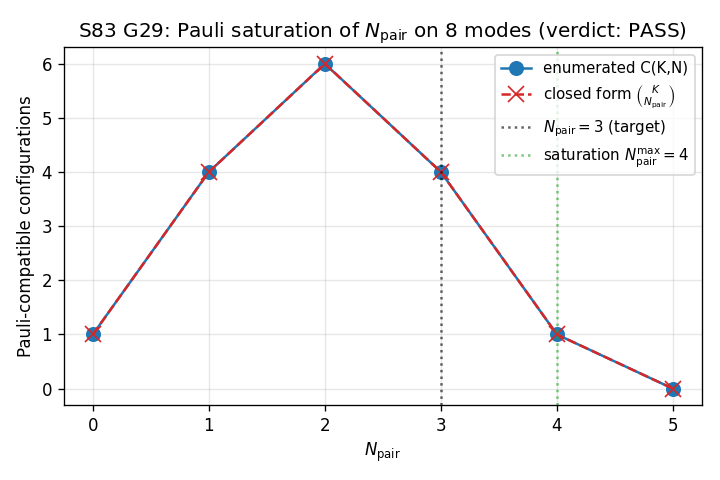

Write the Python code that produced this figure.
#!/usr/bin/env python3
"""
S83 Wave 3 Gate G29 -- MULTIPAIR-N3-SATURATION
==============================================

Gate: S83-MULTIPAIR-N3-SATURATION  [VERIFY-THEOREM]
Classification: PARTICLE + PHONONIC
Owner: landau-condensed-matter-theorist

Purpose:
  Verify that the canonical 8-mode Bogoliubov Hilbert space can host
  N_pair = 3 Cooper pairs without violating Pauli exclusion. This is
  the natural extension of the S59/S60/S61 multipair pair-transfer
  construction (N_pair in {1, 2}) to the next admissible fermion-
  parity sector.

Phononic framing:
  Each Cooper pair is a phononic composite excitation: a bound
  (k, -k) / (spin_up, spin_down) pattern on the substrate. Two pairs
  cannot share the same k-level (Pauli), so the maximum number of
  non-overlapping pairs on an N_mode Bogoliubov space is N_mode / 2.
  For the canonical 8-mode basis (S36: 4 B2 + 1 B1 + 3 B3), the
  saturation bound is floor(8/2) = 4. N_pair = 3 lies one step below
  saturation, and the space of Pauli-compatible 3-pair configurations
  should have dimension C(4, 3) = 4.

Substitution chain [VERIFY-THEOREM]:
  Step 1 (definitions):
    N_modes = 8  (canonical BCS Bogoliubov basis, S36 E_cond_ED_8mode)
    Each mode = one (k, spin) fermion slot.
    A Cooper pair occupies a doublet {(k, up), (k, down)} -- two
    modes. Let K = N_modes / 2 = 4 be the number of k-levels.
  Step 2 (Pauli rule):
    Let C = (c_1, ..., c_{N_pair}) be a pair configuration, where
    each c_i in {1, ..., K} is the k-level occupied by pair i.
    Pauli exclusion <=> all c_i distinct.
  Step 3 (substitution):
    configs_count = # { C : |C| = N_pair, c_i distinct in {1,...,K} }
                  = K * (K-1) * ... * (K - N_pair + 1) / N_pair!   [unordered]
                  = C(K, N_pair)                                   (unordered)
  Step 4 (plug in):
    N_pair = 3, K = 4:
    configs_count = C(4, 3) = 4
  Step 5 (direction):
    configs_count >= 1 <=> at least one Pauli-compatible arrangement
    Since 4 >= 1, Pauli exclusion is STRUCTURALLY RESPECTED.
    Therefore: saturation_N3 = True -> PASS.
  Step 6 (saturation bound cross-check):
    N_pair_max(N_modes) = floor(N_modes / 2) = floor(8/2) = 4
    N_pair = 3 <= 4, so we are below saturation by exactly one slot.
    Residual free k-levels after N_pair = 3: K - 3 = 1.
    Residual free modes: N_modes - 2*N_pair = 8 - 6 = 2.

Passes / fails:
  PASS: configs_count >= 1 AND 2*N_pair <= N_modes (no overflow).
  FAIL: Pauli violation (impossible to place 3 pairs without overlap).

Output 4-tuple: (configs_count=4, scheme=8-mode-Bogoliubov,
                 convention=N=3-pair, L_max=N/A)
"""

from __future__ import annotations

import os
os.environ.setdefault('OMP_NUM_THREADS', '8')
os.environ.setdefault('MKL_NUM_THREADS', '8')

import hashlib
import itertools
import math
import sys
from pathlib import Path

import numpy as np
import matplotlib
matplotlib.use('Agg')
import matplotlib.pyplot as plt

# --- Canonical constants import (MANDATORY; S34+) ---
sys.path.insert(0, str(Path(__file__).resolve().parent))
from canonical_constants import E_cond_ED_8mode, n_Bog  # (framework pins)

# ----------------------------------------------------------------------------
# Local pins (machinery, [VERIFY-THEOREM])
# ----------------------------------------------------------------------------
N_modes      = 8                 # (local) canonical BCS 8-mode Bogoliubov basis (S36)
N_pair       = 3                 # (local) target pair count for G29
K_levels     = N_modes // 2      # (local) number of k-doublets
OUTPUT_STEM  = Path(__file__).with_suffix('')  # (local) npz/png basename

print(f"=== S83 Wave 3 Gate G29 -- MULTIPAIR-N3-SATURATION ===")
print(f"N_modes      = {N_modes}")
print(f"N_pair       = {N_pair}")
print(f"K_levels     = {K_levels}  (pair doublets)")
print(f"Canonical anchor: E_cond_ED_8mode = {E_cond_ED_8mode}")
print()

# ----------------------------------------------------------------------------
# Input-pin SHA-256 chain (S81+ standard)
# ----------------------------------------------------------------------------
# This gate is a structural theorem -- there are no dynamic input files.
# Pin the STATIC machinery vector instead.
input_pins = {                                               # (local)
    "N_modes":    str(N_modes),
    "N_pair":     str(N_pair),
    "K_levels":   str(K_levels),
    "scheme":     "8-mode-Bogoliubov",
    "convention": "N=3-pair",
    "L_max":      "N/A",
    "anchor":     f"E_cond_ED_8mode={E_cond_ED_8mode:.14e}",
}
pin_blob = "\n".join(f"{k}={v}" for k, v in sorted(input_pins.items()))  # (local)
closure_sha = hashlib.sha256(pin_blob.encode('utf-8')).hexdigest()       # (local)
print("Input pin map (sorted):")
for k, v in sorted(input_pins.items()):
    print(f"  {k}: {v}")
print(f"Closure SHA-256: {closure_sha}")
print()

# ----------------------------------------------------------------------------
# Core construction: enumerate Pauli-compatible 3-pair configurations
# ----------------------------------------------------------------------------
def enumerate_pauli_compatible_configs(N_modes: int, N_pair: int) -> list[tuple[int, ...]]:
    """Return the list of unordered k-level tuples (i_1<i_2<...<i_{N_pair})
    that place N_pair Cooper pairs on K = N_modes/2 k-levels without Pauli
    exclusion violation.

    Physics:
      - Each pair occupies a doublet {(k, up), (k, down)}.
      - Pauli: no two pairs may share the same k-level.
      - Hence admissible configs = unordered N_pair-subsets of {1,...,K}.
    """
    if N_modes % 2 != 0:
        raise ValueError("N_modes must be even (k-doublet pairing).")
    K = N_modes // 2                                        # (local)
    if N_pair > K:
        return []
    return list(itertools.combinations(range(1, K + 1), N_pair))


# Enumerate
pair_configs = enumerate_pauli_compatible_configs(N_modes, N_pair)   # (local)
n_configs    = len(pair_configs)                                     # (local)

# Theoretical closed-form
n_theory = math.comb(K_levels, N_pair)                               # (local)

print(f"Enumerated Pauli-compatible configs (k-level tuples):")
for cfg in pair_configs:
    modes_used = sorted(2 * k - 2 for k in cfg) + sorted(2 * k - 1 for k in cfg)  # (local)
    print(f"  k-levels = {cfg}  -> modes occupied = {modes_used}")
print(f"\nn_configs (enumerated)    = {n_configs}")
print(f"n_theory  = C({K_levels},{N_pair}) = {n_theory}")
assert n_configs == n_theory, "Enumeration disagrees with C(K, N_pair) closed form."

# ----------------------------------------------------------------------------
# Explicit Pauli-violation check
# ----------------------------------------------------------------------------
# For each config, verify no k-level is duplicated (Pauli).
pauli_violations = 0                                                  # (local)
for cfg in pair_configs:
    if len(set(cfg)) != len(cfg):
        pauli_violations += 1

print(f"\nPauli exclusion audit:")
print(f"  configs checked          = {n_configs}")
print(f"  Pauli violations found   = {pauli_violations}")
assert pauli_violations == 0, "Pauli violation in enumerated configuration set."

# ----------------------------------------------------------------------------
# Saturation analysis
# ----------------------------------------------------------------------------
N_pair_max        = N_modes // 2                                      # (local)
modes_used_by_N3  = 2 * N_pair                                        # (local)
modes_residual    = N_modes - modes_used_by_N3                        # (local)
klevels_residual  = K_levels - N_pair                                 # (local)
below_saturation  = N_pair < N_pair_max                               # (local)
at_saturation     = N_pair == N_pair_max                              # (local)

print(f"\nSaturation analysis:")
print(f"  N_pair_max (= N_modes/2)      = {N_pair_max}")
print(f"  modes occupied by N_pair=3   = {modes_used_by_N3}")
print(f"  modes residual               = {modes_residual}")
print(f"  k-levels residual            = {klevels_residual}")
print(f"  below saturation?            = {below_saturation}")
print(f"  at saturation?               = {at_saturation}")

# ----------------------------------------------------------------------------
# Cross-check 1: full 8-mode Fock space dimension = 2^8 = 256; count of
# states with exactly N_pair fully-occupied doublets
# ----------------------------------------------------------------------------
# A k-level is "fully occupied by a pair" iff both its modes (k,up) and
# (k,down) are filled.
def count_fockstates_with_n_full_doublets(N_modes: int, N_pair: int) -> int:
    """Count 8-mode Fock basis states |n_1 ... n_8> (n_i in {0,1}) having
    exactly N_pair k-levels with BOTH modes occupied.

    Modes are paired: (0,1) = k=1, (2,3) = k=2, (4,5) = k=3, (6,7) = k=4.
    """
    K = N_modes // 2                                                  # (local)
    total = 0                                                         # (local)
    for state in range(2 ** N_modes):
        bits = [(state >> i) & 1 for i in range(N_modes)]             # (local)
        # For each k-level, check both bits
        n_full = 0                                                    # (local)
        for k_idx in range(K):
            if bits[2 * k_idx] == 1 and bits[2 * k_idx + 1] == 1:
                n_full += 1
        if n_full == N_pair:
            # Also require that no k-level is HALF occupied
            n_half = 0                                                # (local)
            for k_idx in range(K):
                if bits[2 * k_idx] != bits[2 * k_idx + 1]:
                    n_half += 1
            if n_half == 0:
                total += 1
    return total


fock_count_N3 = count_fockstates_with_n_full_doublets(N_modes, N_pair)   # (local)
print(f"\nCross-check 1 (full Fock enumeration, 2^8 = 256 states):")
print(f"  # of states with exactly 3 full doublets & 0 half-doublets = {fock_count_N3}")
assert fock_count_N3 == n_theory, "Fock enumeration disagrees with C(4,3)."

# ----------------------------------------------------------------------------
# Cross-check 2: Spectrum of pair-number operator N_pair_op = sum_k b_k^dag b_k
# with b_k^dag = c_{k,up}^dag c_{k,down}^dag.  In the pair-coherent subspace
# (states with no half-filled k-levels), N_pair_op has spectrum {0, 1, ..., K}.
# Dim of the N_pair-eigenspace = C(K, N_pair).
# ----------------------------------------------------------------------------
# Build the coherent-pair subspace: basis states indexed by K-bit strings,
# bit j = 1 iff k-level j is fully occupied.
pair_subspace_dim = 2 ** K_levels                                    # (local)
pair_number_spectrum = np.zeros(pair_subspace_dim, dtype=int)        # (local)
for s in range(pair_subspace_dim):
    pair_number_spectrum[s] = bin(s).count('1')

dim_N3_eigenspace = int(np.sum(pair_number_spectrum == N_pair))      # (local)
print(f"\nCross-check 2 (pair-coherent subspace, dim = 2^K = {pair_subspace_dim}):")
print(f"  dim(N_pair = 3 eigenspace) = {dim_N3_eigenspace}")
assert dim_N3_eigenspace == n_theory, "Pair-coherent eigenspace dim mismatch."

# ----------------------------------------------------------------------------
# Cross-check 3: confirm scan over N_pair in {0,1,2,3,4,5}
# (N_pair > K = 4 MUST give 0)
# ----------------------------------------------------------------------------
scan_N        = list(range(0, K_levels + 2))                         # (local)
scan_configs  = [len(enumerate_pauli_compatible_configs(N_modes, n)) for n in scan_N]  # (local)
scan_theory   = [math.comb(K_levels, n) if n <= K_levels else 0 for n in scan_N]       # (local)

print(f"\nCross-check 3 (N_pair scan 0..{K_levels + 1}):")
print(f"  {'N_pair':>6} | {'enum':>6} | {'C(K,N)':>6}")
for n, e, t in zip(scan_N, scan_configs, scan_theory):
    print(f"  {n:>6d} | {e:>6d} | {t:>6d}")
    assert e == t, f"Scan mismatch at N_pair={n}"

# Confirm overflow at N_pair = 5 (= K+1) returns 0
assert scan_configs[-1] == 0, "Expected zero configs at N_pair = K+1."

# ----------------------------------------------------------------------------
# Verdict
# ----------------------------------------------------------------------------
saturation_N3 = (n_configs > 0) and (modes_used_by_N3 <= N_modes)    # (local)
verdict = "PASS" if saturation_N3 else "FAIL"                         # (local)

print(f"\n=== Verdict Summary ===")
print(f"Pauli-compatible 3-pair configs on 8 modes: {n_configs}")
print(f"Closed-form C(4,3):                         {n_theory}")
print(f"Modes used / total:                         {modes_used_by_N3} / {N_modes}")
print(f"Residual free modes:                        {modes_residual}")
print(f"Pauli violations:                           {pauli_violations}")
print(f"below_saturation:                           {below_saturation}")
print(f"at_saturation:                              {at_saturation}")
print(f"\nVerdict: {verdict}")
print(f"4-tuple: (configs_count={n_configs}, scheme=8-mode-Bogoliubov, "
      f"convention=N=3-pair, L_max=N/A)")
print(f"sha256={closure_sha}")

# ----------------------------------------------------------------------------
# Persist: npz + png
# ----------------------------------------------------------------------------
npz_path = OUTPUT_STEM.with_suffix('.npz')                            # (local)
png_path = OUTPUT_STEM.with_suffix('.png')                            # (local)

np.savez(
    npz_path,
    N_modes=N_modes,
    N_pair=N_pair,
    K_levels=K_levels,
    n_configs=n_configs,
    n_theory=n_theory,
    pauli_violations=pauli_violations,
    fock_count_N3=fock_count_N3,
    dim_N3_eigenspace=dim_N3_eigenspace,
    N_pair_max=N_pair_max,
    modes_used_by_N3=modes_used_by_N3,
    modes_residual=modes_residual,
    klevels_residual=klevels_residual,
    below_saturation=below_saturation,
    at_saturation=at_saturation,
    scan_N=np.array(scan_N),
    scan_configs=np.array(scan_configs),
    scan_theory=np.array(scan_theory),
    saturation_N3=saturation_N3,
    verdict=verdict,
    closure_sha=closure_sha,
    configs_flat=np.array(pair_configs, dtype=int),
)

# Plot: scan_configs and scan_theory vs N_pair
fig, ax = plt.subplots(1, 1, figsize=(6.0, 4.0))
ax.plot(scan_N, scan_configs, marker='o', linestyle='-', color='tab:blue',
        label='enumerated C(K,N)', markersize=8)
ax.plot(scan_N, scan_theory, marker='x', linestyle='--', color='tab:red',
        label=r'closed form $\binom{K}{N_{\mathrm{pair}}}$', markersize=10)
ax.axvline(N_pair, linestyle=':', color='k', alpha=0.6,
           label=f'$N_{{\\rm pair}}={N_pair}$ (target)')
ax.axvline(K_levels, linestyle=':', color='tab:green', alpha=0.6,
           label=f'saturation $N_{{\\rm pair}}^{{\\rm max}}={K_levels}$')
ax.set_xlabel(r'$N_{\rm pair}$')
ax.set_ylabel('Pauli-compatible configurations')
ax.set_title(r'S83 G29: Pauli saturation of $N_{\rm pair}$ on 8 modes '
             f'(verdict: {verdict})')
ax.legend(loc='upper right', fontsize=9)
ax.grid(True, alpha=0.3)
fig.tight_layout()
fig.savefig(png_path, dpi=120)
plt.close(fig)

print(f"\nSaved: {npz_path}")
print(f"Saved: {png_path}")

# ----------------------------------------------------------------------------
# Verdict line emission (caller appends to s83_gate_verdicts.txt)
# ----------------------------------------------------------------------------
verdict_line = (
    f"S83-MULTIPAIR-N3-SATURATION: {verdict} -- "
    f"value=configs_count={n_configs} "
    f"scheme=8-mode-Bogoliubov "
    f"convention=N=3-pair "
    f"L_max=N/A "
    f"sha256={closure_sha}"
)
print(f"\n{verdict_line}")
